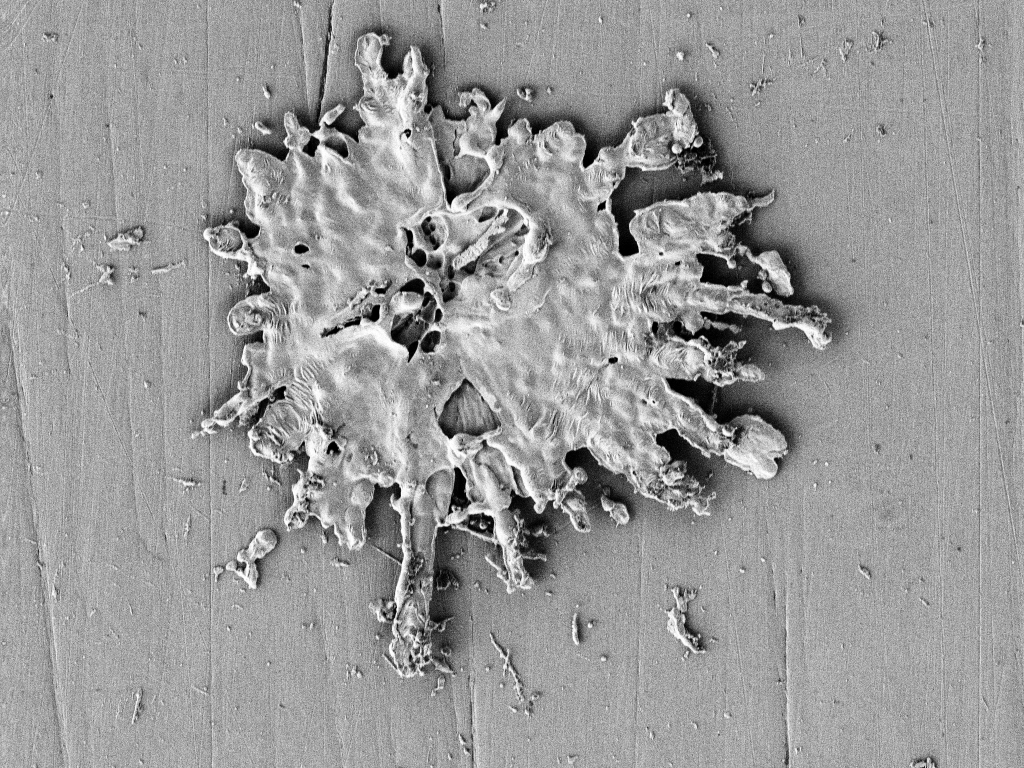
#> input picture images/450 12 00sin.tif, 1024 x 768 px
$ jupyter execute Splat4.ipynb   (older library calls are emulated)
#> lines starting #> are read from the running program, lines starting #| are printed output that depends on the picture; after the words box and inside, x2 and y2 are one past the last pixel; in counts of white or black regions, pixels touching at a corner belong together
# Splat Analysis by means Computer Vision

Se va a realizar un estudio y analisis de una splat utilizando tecnicas de procesamiento de imágenes y vision por computadora. para ellos se utilizará como herramienta python asi como distintas bibliotecas de procesamiento de imágenes como OpenCV y scikit image

## Import packages and parse arguments

Los paquetes que se utilizaran son:

1. `sys`: The sys module provides functions and variables used to manipulate different parts of the Python runtime environment (for example, the list of arguments passed to a command line). https://docs.python.org/3/library/sys.html.
2. `arparse`: The argparse module makes it easy to write user-friendly command-line interfaces. The program defines what arguments it requires, and argparse will figure out how to parse those out of sys.argv. The argparse module also automatically generates help and usage messages and issues errors when users give the program invalid arguments. https://docs.python.org/3/library/argparse.html

[cell 1]
# import the necessary packages
import sys, argparse

import cv2
from PIL import Image, ImageEnhance
import matplotlib.pyplot as plt
import numpy as np

# construct the argument parser and parse the arguments
ap = argparse.ArgumentParser()
ap.add_argument("-i", "--image", default="images/450 12 00sin.tif",
	help="path to input image")
ap.add_argument("-c", "--connectivity", type=int, default=8,
	help="connectivity for connected component analysis")
# Before calling parser.parse_args(), all required flag should be False.
sys.argv = ['-f']
args = vars(ap.parse_args())

## Start the procedure

We start reading the image from disk, obtaining its shape (dimensions, i.e, hight (rows), width (cols) and deep (channels))

We display the image with `matplotlib`

[cell 2]
# START:

# Reading
img = cv2.imread(args["image"])
#> img is the input picture: shape (768, 1024, 3); min 0, max 255, mean 153
rows,cols,ch = img.shape
print('(rows,cols,channels)={}'.format(img.shape))
#| (rows,cols,channels)=(768, 1024, 3)
plt.title('Original_Image')
plt.imshow(img)
plt.show()

### Resizing

We want resize the image because is very big.

[cell 3]
# Resizing
img_res = cv2.resize(
	img,
	(int(cols*0.4), int(rows*0.4)),
	interpolation = cv2.INTER_NEAREST
)
print('(rows,cols,channels)={}'.format(img_res.shape))
#| (rows,cols,channels)=(307, 409, 3)
plt.title('Resize Image')
plt.imshow(img_res)
plt.savefig('images/Resize_Image.png')
plt.show()

### Contrast enhacement

It can be convenient adjust the contrast to the image in order to obtain better results. Image is converted to RGB because opencv uses BGR. It is necessary por PIL package due to  PIL package is the responsbile to enhace the image contrast with [`ImageEnhace.Contrast()`](https://pythonexamples.org/python-pillow-adjust-image-contrast/) function

Remember PIl uses images, OpenCV and matplotlib use arrays. We must convert adequatly between them.

[cell 4]
# Adjust Contrast 1%
# Image brightness enhancer
# Notice the COLOR_BGR2RGB which means that the color is
# converted from BGR to RGB
img_con = cv2.cvtColor(img_res, cv2.COLOR_BGR2RGB)
img_pil = Image.fromarray(img_con)
# use a external application in order to show the image
# img_pil.show()

enhancer = ImageEnhance.Contrast(img_pil)

factor = 1.1 #1 gives original image (1)
img_pil_enh = enhancer.enhance(factor)
img_enh = np.asarray(img_pil_enh)

plt.title('Enhanced Image')
plt.imshow(img_enh)
plt.savefig('images/Enhanced_Image.png')
plt.show()

 # [6 lines of commented-out code are left out]

### Gray convertion and bluring

We convert the image to gray because it is necessary to threshold the image.  It is convenient to blur the image too in order to filter little artifacts previous thresholding.

[cell 5]
# Colour to gray
#
img_gray = cv2.cvtColor(img_enh, cv2.COLOR_RGB2GRAY)
plt.title('Gray Image')
plt.imshow(img_gray, cmap = 'gray')
plt.savefig('images/Gray Image.png')
plt.show()


img_blur = cv2.medianBlur(img_gray, 5)
plt.title('Blur Image')
plt.imshow(img_blur, cmap = 'gray')
plt.savefig('images/Blur_Image.png')
plt.show()

# create a histogram of the blurred grayscale image
histogram, bin_edges = np.histogram(img_gray/255.0 , bins=256, range=(0.0, 1.0))
#> histogram = 256 values, max 2429 at index 162, min 0 at index 9, mean 490.5; bin_edges = 257 values from 0 to 1

plt.plot(bin_edges[0:-1], histogram)
plt.title("Blured-Grayscale Histogram")
plt.xlabel("grayscale value")
plt.ylabel("pixels")
plt.xlim(0, 1.0)
plt.show()

### Thresholding

An easy guide for simple thresholding with python can be followed in [Image Thresholding in Python – An Easy and Quick Guide](https://www.askpython.com/python/examples/image-thresholding) or in [OpenCV Thresholding ( cv2.threshold)](https://www.pyimagesearch.com/2021/04/28/opencv-thresholding-cv2-threshold/).

For adaptive thresholding in [Adaptive Thresholding with OpenCV (cv2.adaptiveThreshold)](https://www.pyimagesearch.com/2021/05/12/adaptive-thresholding-with-opencv-cv2-adaptivethreshold/)

[cell 6]
# Thresholding


# apply simple thresholding with a hardcoded threshold value or OTSU thresholding (automatically)

# hardcoded
#(T, img_thr) = cv2.threshold(img_blur, 143, 255, cv2.THRESH_BINARY_INV)
# OTSU
(T, img_thr) = cv2.threshold(img_blur, 10, 245, cv2.THRESH_BINARY_INV | cv2.THRESH_OTSU)
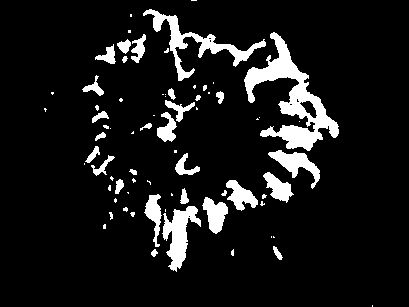
#> img_thr: shape (307, 409); values 0 (black) and 245 (white), 9.4% white; 73 white regions (41 under 20 px), largest, box (x1, y1, x2, y2) and area: (244, 32, 339, 151) 3504, (143, 9, 266, 81) 1614, (162, 206, 201, 272) 1196
#> T = 113

# apply adaptive thresholding
# cv2.THRESH_BINARY_INV to indicate that any pixel value that passes the threshold test will
# have an output value of 0. Otherwise, it will have a value of 255

# Adaptive mean
#img_thr = cv2.adaptiveThreshold(img_blur, 255, cv2.ADAPTIVE_THRESH_MEAN_C, cv2.THRESH_BINARY_INV, 21, 2)
# Adaptive gaussian
#img_thr = cv2.adaptiveThreshold(img_blur, 255, cv2.ADAPTIVE_THRESH_GAUSSIAN_C,cv2.THRESH_BINARY_INV, 7, 40)

print('Threshold T={}'.format(T))
#| Threshold T=113.0
plt.title('Thresholded Image')
plt.imshow(img_thr, cmap = 'gray')
plt.savefig('images/Thesholding_Image.png')
plt.show()

We can then apply [morphological operations](https://www.pyimagesearch.com/2021/04/28/opencv-morphological-operations/) to clean up the final segmentation.

[cell 7]
# Morphology

# kernel = np.ones((5,5),np.uint8)

# We manually created a structuring elements with help of Numpy. It is rectangular shape.
# But in some cases, you may need elliptical/circular shaped kernels. So for this purpose,
# OpenCV has a function, cv2.getStructuringElement(). You just pass the shape and size of the kernel,
# you get the desired kernel.

#   Rectangular Kernel  cv2.getStructuringElement(cv2.MORPH_RECT,(5,5))
#   Elliptical Kernel   cv2.getStructuringElement(cv2.MORPH_ELLIPSE,(5,5))
#   Cross-shaped Kernel cv2.getStructuringElement(cv2.MORPH_CROSS,(5,5))


# erosion = cv2.erode(img,kernel,iterations = 1)
# dilation = cv2.dilate(img,kernel,iterations = 1)
# opening = cv2.morphologyEx(img, cv2.MORPH_OPEN, kernel)
# closing = cv2.morphologyEx(img, cv2.MORPH_CLOSE, kernel)
# gradient = cv2.morphologyEx(img, cv2.MORPH_GRADIENT, kernel)
# tophat = cv2.morphologyEx(img, cv2.MORPH_TOPHAT, kernel)
# blackhat = cv2.morphologyEx(img, cv2.MORPH_BLACKHAT, kernel)

kernel = cv2.getStructuringElement(cv2.MORPH_ELLIPSE, (5, 5))

img_close = cv2.morphologyEx(img_thr, cv2.MORPH_CLOSE, kernel,iterations = 7)
#> img_close: shape (307, 409); values 0 (black) and 245 (white), 20.2% white; 8 white regions (5 under 20 px), largest, box (x1, y1, x2, y2) and area: (82, 8, 339, 272) 25199, (271, 236, 283, 260) 88, (231, 248, 234, 256) 21
#img_open = img_open == 0
plt.title('Splat Filling Image')
plt.imshow(img_close, cmap = 'gray')
plt.savefig('images/Splat Filling Image.png')
plt.show()

### Connected Components

The function to use is `output = cv2.connectedComponentsWithStats(img_thr)` where:

1. **Number of labels** is the number of objetcs
2. **Labels** is a matrix with size of the input image where each element has a value equal to its label.
3. **Stats** is a matrix of the stats that the function calculates. It has a length equal to the number of labels and a width equal to the number of stats. It can be used with the OpenCV documentation for it:

    Statistics output for each label, including the background label, see below for available statistics.

    Statistics are accessed via stats[label, COLUMN] where available columns are defined below.

    `cv2.CC_STAT_LEFT` The leftmost (x) coordinate which is the inclusive start of the bounding box in the horizontal direction.

    `cv2.CC_STAT_TOP` The topmost (y) coordinate which is the inclusive start of the bounding box in the vertical direction.

    `cv2.CC_STAT_WIDTH` The horizontal size of the bounding box

    `cv2.CC_STAT_HEIGHT` The vertical size of the bounding box

    `cv2.CC_STAT_AREA` The total area (in pixels) of the connected component
4. **Centroids** is a matrix with the x and y locations of each centroid. The row in this matrix corresponds to the label number.


[cell 8]
# Connected Components
# Applying cv2.connectedComponents()
# output = cv2.connectedComponentsWithStats(img_thr)

# apply connected component analysis to the thresholded image
output = cv2.connectedComponentsWithStats(img_close, args["connectivity"], cv2.CV_32S)


# Get the results
# The first cell is the number of labels
# The cv2.connectedComponentsWithStats then returns a 4-tuple of:
# 1. numLabels: The total number of unique labels (i.e., number of total
# components) that were detected
num_labels = output[0]
#> num_labels = 9
# The second cell is the label matrix
# 2. labels: A mask named labels has the same spatial dimensions as our input
# thresh image. For each location in labels, we have an integer ID value that
# corresponds to the connected component where the pixel belongs. You’ll
# learn how to filter the labels matrix later in this section.
labels = output[1]
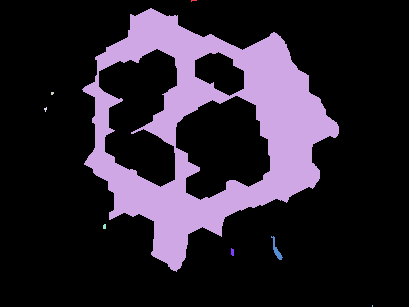
#> labels: shape (307, 409) int32; 9 distinct labels, from 0 to 8; one colour per label, 0 black
# The third cell is the stat matrix
# 3. stats: Statistics on each connected component, including the bounding
# box coordinates and area (in pixels).
stats = output[2]
#> stats = [[0, 0, 409, 307, 100215], [191, 0, 6, 2, 7], [82, 8, 257, 264, 25199], [51, 92, 3, 3, 8], [44, 107, 3, 5, 9], [103, 224, 3, 5, 14], [271, 236, 12, 24, 88], [231, 248, 3, 8, 21], [372, 305, 1, 2, 2]]
# The fourth cell is the centroid matrix
# 4. centroids (i.e., center): (x, y)-coordinates of each connected
# component.
centroids = output[3]
#> centroids = [[202.6, 158.6], [193.1, 0.143], [209.3, 130.3], [51.88, 92.88], [45.11, 108.8], [104.1, 226.1], [276.1, 249.7], [232, 251.7], [372, 305.5]]

# [6 lines of commented-out code are left out]
splatArea = stats[1:num_labels, cv2.CC_STAT_AREA].max()
#> splatArea = 25199
print('Splat Area = {} pixels'.format(splatArea))
#| Splat Area = 25199 pixels
splatLabel = np.argmax(stats[0:num_labels, 4] == splatArea)
#> splatLabel = 2
print('Splat Label = {}'.format(splatLabel))
#| Splat Label = 2

img_thr_splat = (labels == splatLabel).astype("uint8") * 255
#> img_thr_splat: shape (307, 409); 20.1% white; 1 white region
plt.title('Splat Thresholding Image')
plt.imshow(img_thr_splat, cmap = 'gray')
plt.savefig('images/Splat Thresholding Image.png')
plt.show()

[cell 9]
# Extracting Features from splat

# Contours can be explained simply as a curve joining all the continuous points (along the boundary),
# having same color or intensity. The contours are a useful tool for shape analysis and object detection
# and recognition.

# For better accuracy, use binary images. So before finding contours, apply threshold or canny edge detection.
# findContours function modifies the source image. So if you want source image even after finding contours,
# already store it to some other variables.
# In OpenCV, finding contours is like finding white object from black background.
# So remember, object to be found should be white and background should be black.

contours, hierarchy = cv2.findContours(img_thr_splat, cv2.RETR_TREE, cv2.CHAIN_APPROX_SIMPLE)
#> contours = 4 contours; box (x1, y1, x2, y2) and area: (82, 8, 339, 272) 39918, (98, 48, 178, 188) 7153, (175, 95, 271, 201) 6962, (194, 51, 245, 97) 1501

# RETR_LIST It simply retrieves all the contours, but doesn’t create any
# parent-child relationship. Parents and kids are equal under this rule,
# and they are just contours. ie they all belongs to same hierarchy level.

# RETR_EXTERNAL If you use this flag, it returns only extreme outer flags.
# All child contours are left behind. We can say, under this law, Only the
# eldest in every family is taken care of. It doesn’t care about other
# members of the family :).

# RETR_CCOMP This flag retrieves all the contours and arranges them to a
# 2-level hierarchy. ie external contours of the object (ie its boundary) are
# placed in hierarchy-1. And the contours of holes inside object (if any) is
# placed in hierarchy-2. If any object inside it, its contour is placed again
# in hierarchy-1 only. And its hole in hierarchy-2 and so on.

# RETR_TREE And this is the final guy, Mr.Perfect. It retrieves all the
# contours and creates a full family hierarchy list. It even tells, who is
# the grandpa, father, son, grandson and even beyond... :).

#print(contours)
#print(hierarchy)

green = (0,255,0)
red = (255,0,0)
M = []    # List Moments
A = []    # List Areas
P = []    # List Perimeters
K = []    # List Convexity
AR = []   # List Aspect Ratio
E = []    # List Extent
S = []    # List Solidity
ED = []   # List Equivalent Diameter
O = []    # List Ellipse Orientation

# All objects in the scene
#for i in range(len(contours)):
# Only the external object
for i in range(1):
	if i == 0:
		color = green
		cont = "External"
	else:
		color = red
		cont = "Internal"
	cnt = contours[i]
	Mo = cv2.moments(cnt)
	M.append(Mo)
	# print(len(contours))
	print("\n##################")
	print("{} Contour".format(cont))
	print("##################")

	##############
	#  FEATURES  #
	##############

	# Centroid
	cx = int(M[i]['m10']/M[i]['m00'])
	cy = int(M[i]['m01']/M[i]['m00'])

	# Area
	area = cv2.contourArea(cnt)
	A.append(area)
	print("Area {}: {}".format(cont, A[i]))

	# Perimeters
	perimeter = cv2.arcLength(cnt, True)
	P.append(perimeter)
	print("Perimeter {}: {}".format(cont, P[i]))

	# Convexity
	k = cv2.isContourConvex(cnt)
	K.append(k)
	print("Convexity {}: {}".format(cont, K[i]))

	# Equivalent Diameter
	equi_diameter = np.sqrt(4*area/np.pi)
	ED.append(equi_diameter)
	print("Equivalent Diameter {}: {}".format(cont, ED[i]))

	# Draw Contours
	cv2.drawContours(img_res, [cnt], 0, color, 2)
	#cv2.drawContours(img_res, [contours[i]], 0, color, 2)

	# Draw Approx Polygone (if epsilon = 0 draw a perfect contour)
	epsilon = 0.009*cv2.arcLength(cnt, True)
	approx = cv2.approxPolyDP(cnt, epsilon, True)
	cv2.drawContours(img_res, [approx], 0, color, 2)

	# Draw Convex Hull calculate Solidity
	# In geometry, the convex hull or convex envelope or convex closure of a
	# shape is the smallest convex set that contains it.
	hull = cv2.convexHull(cnt)
	cv2.drawContours(img_res, [hull], 0, color, 2)
		# Solidity
	hull_area = cv2.contourArea(hull)
	solidity = float(area) / hull_area
	S.append(solidity)
	print("Solidity {}: {}".format(cont, S[i]))

	# Axis-aligned Bounding Rectangle calculate Aspect ratio
	# Bounding Box
	# In geometry,the minimum or smallest bounding or enclosing box for a point
	# set (S) in N dimensions is the box with the smallest measure (area,
	# volume,or hypervolume in higher dimensions) within which all the points
	# lie.
	x, y, w, h = cv2.boundingRect(cnt)
	cv2.rectangle(img_res, (x, y), (x+w, y+h), color, 2)
		# Aspect Ratio
	aspect_ratio = float(w) / h
	AR.append(aspect_ratio)
	print("Aspect Ratio {}: {}".format(cont, AR[i]))
		# Extent
	rect_area = w * h
	extent = float(area) / rect_area
	E.append(extent)
	print("Extent {}: {}".format(cont, E[i]))

	# Arbitrarily oriented Bounding Rectangle (minArea)
	rect = cv2.minAreaRect(cnt)
	box = cv2.boxPoints(rect)
	box = np.int0(box)
	cv2.drawContours(img_res, [box], 0, color, 2)

	# Minimum Enclosing Circle
	(x,y),radius = cv2.minEnclosingCircle(cnt)
	center = (int(x),int(y))
	radius = int(radius)
	cv2.circle(img_res, center, radius, color, 2)

	# Fitting an Ellipse
	ellipse = cv2.fitEllipse(cnt)
	cv2.ellipse(img_res, ellipse, color, 2)
	O.append(ellipse[2])
	print("Ellipse Orientation {}: {}".format(cont, ellipse[2]))

	# Fitting a Line (this can give us a preferent direction)
	rows,cols = img_res.shape[:2]
	[vx, vy, x, y] = cv2.fitLine(cnt, cv2.DIST_L2, 0, 0.01, 0.01)
	lefty = int((-x*vy/vx)+y)
	righty = int(((cols-x)*vy/vx)+y)
	cv2.line(img_res, (cols-1,righty), (0, lefty), color, 2)

	# Mask and Pixel Points
	mask = np.zeros(img_gray.shape,np.uint8)
	cv2.drawContours(mask,[cnt],0,255,-1)
	pixelpoints = np.transpose(np.nonzero(mask))
	#pixelpoints = cv2.findNonZero(mask)

	# Maximum Value, Minimum Value and their locations
	min_val, max_val, min_loc, max_loc = cv2.minMaxLoc(img_gray, mask = mask)

	# Mean Color or Mean Intensity
	mean_val = cv2.mean(img_res, mask = mask)

	# Extreme Points
	leftmost = tuple(cnt[cnt[:, :, 0].argmin()][0])
	rightmost = tuple(cnt[cnt[:, :, 0].argmax()][0])
	topmost = tuple(cnt[cnt[:, :, 1].argmin()][0])
	bottommost = tuple(cnt[cnt[:, :, 1].argmax()][0])
#> this loop made 1 pass
#> (cx, cy, area, perimeter, k, equi_diameter, epsilon, hull_area) on pass 1: (199, 128, 39918, 1020, False, 225.4, 9.18, 47383)
#> (printed output is left out)
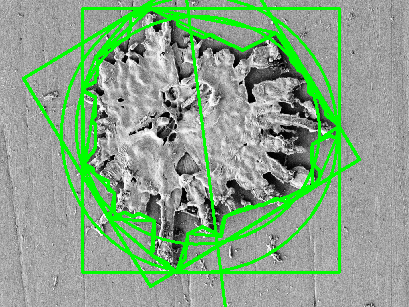
#> img_res: shape (307, 409, 3); mean B, G, R 135.3, 166.2, 135.3
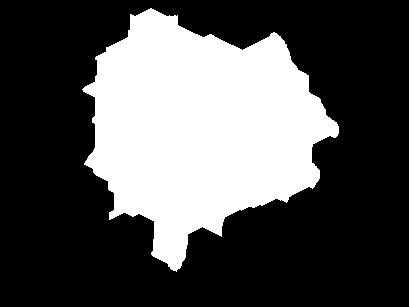
#> mask: shape (307, 409); 32.1% white; 1 white region, box (x1, y1, x2, y2) and area: (82, 8, 339, 272) 40359
#> after the loop, A = [39918]; AR = [0.973]; E = [0.588]; ED = [225.4]; K = [False]; M = 1 item; O = [92.46]; P = [1020]; S = [0.842]

plt.title('Original Image with Features')
plt.imshow(img_res)
plt.savefig('images/Original Image with Features.png')
plt.show()

[cell 10]
# image with external contour
img = cv2.imread(args["image"])
rows,cols,ch = img.shape
#> rows = 768; cols = 1024
print('(rows,cols,channels)={}'.format(img.shape))
#| (rows,cols,channels)=(768, 1024, 3)
plt.title('Original_Image')
plt.imshow(img)
plt.show()

img_res = cv2.resize(
	img,
	(int(cols*0.4), int(rows*0.4)),
	interpolation = cv2.INTER_NEAREST
)

img_contour = np.copy(img_res)
cv2.drawContours(img_contour, [cnt], 0, color, 2)
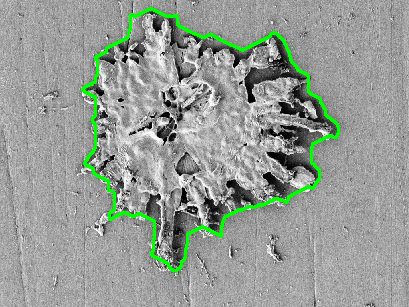
#> img_contour: shape (307, 409, 3); mean B, G, R 149.7, 156.3, 149.7
plt.title('Original draw contours only')
plt.imshow(img_contour)
plt.savefig('images/Original with draw contours only.png')
plt.show()

# Draw Approx Polygone (if epsilon = 0 draw a perfect contour)
# if you change the value for epsilon parameter you can change the aspect of polygon.
img_polygon = np.copy(img_res)
epsilon = 0.009*cv2.arcLength(cnt, True)
approx = cv2.approxPolyDP(cnt, epsilon, True)
#> approx = contour of 18 points, box (x1, y1, x2, y2) (82, 8, 339, 272), area 40851
cv2.drawContours(img_polygon, [approx], 0, color, 2)
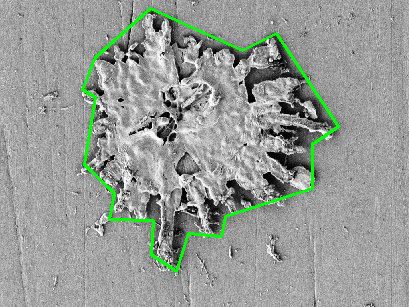
#> img_polygon: shape (307, 409, 3); mean B, G, R 150.3, 155.5, 150.3
plt.title('Original draw aprox polygon only')
plt.imshow(img_polygon)
plt.savefig('images/Original with draw polygon.png')
plt.show()

# Draw Convex Hull calculate Solidity
# In geometry, the convex hull or convex envelope or convex closure of a
# shape is the smallest convex set that contains it.
img_conhull = np.copy(img_res)
hull = cv2.convexHull(cnt)
#> hull = contour of 23 points, box (x1, y1, x2, y2) (82, 8, 339, 272), area 47383
cv2.drawContours(img_conhull, [hull], 0, color, 2)
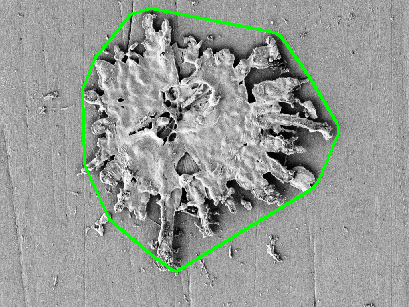
#> img_conhull: shape (307, 409, 3); mean B, G, R 150.2, 155.1, 150.2
plt.title('Original draw aprox convex hull only')
plt.imshow(img_conhull)
plt.savefig('images/Original with convex hull.png')
plt.show()

# Arbitrarily oriented Bounding Rectangle (minArea)
img_bbox = np.copy(img_res)
rect = cv2.minAreaRect(cnt)
box = cv2.boxPoints(rect)
#> box = [[150.3, 286.7], [23.54, 78.97], [232.6, -48.6], [359.3, 159.1]]
box = np.int0(box)
#> box = [[150, 286], [23, 78], [232, -48], [359, 159]]
cv2.drawContours(img_bbox, [box], 0, color, 2)
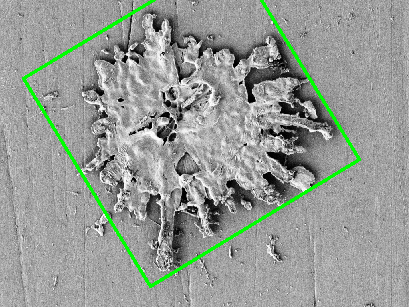
#> img_bbox: shape (307, 409, 3); mean B, G, R 149.6, 155.3, 149.6
plt.title('Original draw aprox Bounding Box only')
plt.imshow(img_bbox)
plt.savefig('images/Original Bounding Box.png')
plt.show()

# Minimum Enclosing Circle
img_mec = np.copy(img_res)
(x,y),radius = cv2.minEnclosingCircle(cnt)
#> x = 199.4; y = 134.2; radius = 138.8
center = (int(x),int(y))
radius = int(radius)
#> radius = 138
cv2.circle(img_mec, center, radius, color, 2)
#> img_mec: shape (307, 409, 3); mean B, G, R 150.1, 154.8, 150.1
plt.title('Original draw aprox minimum enclosing circle only')
plt.imshow(img_mec)
plt.savefig('images/Original minimum enclosing circle.png')
plt.show()

# Fitting an Ellipse
img_fel = np.copy(img_res)
ellipse = cv2.fitEllipse(cnt)
cv2.ellipse(img_fel, ellipse, color, 2)
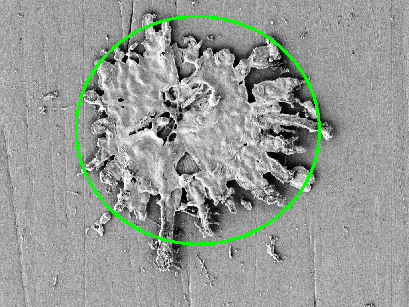
#> img_fel: shape (307, 409, 3); mean B, G, R 150.6, 155, 150.6
plt.title('Original draw aprox Fitting an Ellipse only')
plt.imshow(img_fel)
plt.savefig('images/Original Fitting an Ellipse.png')
plt.show()

# Fitting a Line (this can give us a preferent direction)
img_fal = np.copy(img_res)
rows,cols = img_fal.shape[:2]
#> rows = 307; cols = 409
[vx, vy, x, y] = cv2.fitLine(cnt, cv2.DIST_L2, 0, 0.01, 0.01)
#> x = [203.6]; y = [132.4]
lefty = int((-x*vy/vx)+y)
righty = int(((cols-x)*vy/vx)+y)
cv2.line(img_fal, (cols-1,righty), (0, lefty), color, 2)
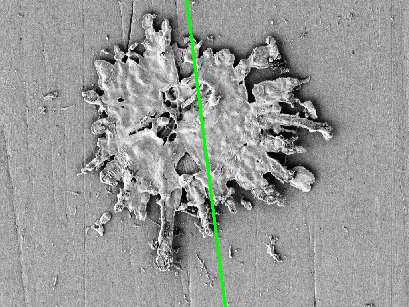
#> img_fal: shape (307, 409, 3); mean B, G, R 151.8, 153.7, 151.8
plt.title('Original draw aprox Fitting a Line only')
plt.imshow(img_fal)
plt.savefig('images/Original Fitting a Line.png')
plt.show()
